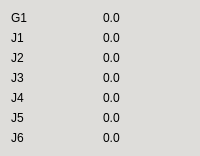
    <widget class="QWidget" name="widget_7" native="true">
     <property name="sizePolicy">
      <sizepolicy hsizetype="Fixed" vsizetype="Preferred">
       <horstretch>1</horstretch>
       <verstretch>0</verstretch>
      </sizepolicy>
     </property>
     <property name="minimumSize">
      <size>
       <width>0</width>
       <height>0</height>
      </size>
     </property>
     <property name="styleSheet">
      <string notr="true">background-color: rgb(222, 221, 218);</string>
     </property>
     <layout class="QGridLayout" name="gridLayout_2">
      <item row="1" column="0">
       <widget class="QLabel" name="label_30">
        <property name="text">
         <string>J1</string>
        </property>
       </widget>
      </item>
      <item row="2" column="0">
       <widget class="QLabel" name="label_33">
        <property name="text">
         <string>J2</string>
        </property>
       </widget>
      </item>
      <item row="1" column="1">
       <widget class="QLabel" name="joint1Label">
        <property name="text">
         <string>0.0</string>
        </property>
       </widget>
      </item>
      <item row="3" column="0">
       <widget class="QLabel" name="label_34">
        <property name="text">
         <string>J3</string>
        </property>
       </widget>
      </item>
      <item row="0" column="1">
       <widget class="QLabel" name="gripperAngleLabel">
        <property name="text">
         <string>0.0</string>
        </property>
       </widget>
      </item>
      <item row="0" column="0">
       <widget class="QLabel" name="label_7">
        <property name="text">
         <string>G1</string>
        </property>
       </widget>
      </item>
      <item row="5" column="0">
       <widget class="QLabel" name="label_36">
        <property name="text">
         <string>J5</string>
        </property>
       </widget>
      </item>
      <item row="4" column="0">
       <widget class="QLabel" name="label_35">
        <property name="text">
         <string>J4</string>
        </property>
       </widget>
      </item>
      <item row="6" column="0">
       <widget class="QLabel" name="label_37">
        <property name="text">
         <string>J6</string>
        </property>
       </widget>
      </item>
      <item row="2" column="1">
       <widget class="QLabel" name="joint2Label">
        <property name="text">
         <string>0.0</string>
        </property>
       </widget>
      </item>
      <item row="3" column="1">
       <widget class="QLabel" name="joint3Label">
        <property name="text">
         <string>0.0</string>
        </property>
       </widget>
      </item>
      <item row="4" column="1">
       <widget class="QLabel" name="joint4Label">
        <property name="text">
         <string>0.0</string>
        </property>
       </widget>
      </item>
      <item row="5" column="1">
       <widget class="QLabel" name="joint5Label">
        <property name="text">
         <string>0.0</string>
        </property>
       </widget>
      </item>
      <item row="6" column="1">
       <widget class="QLabel" name="joint6Label">
        <property name="text">
         <string>0.0</string>
        </property>
       </widget>
      </item>
     </layout>
    </widget>
